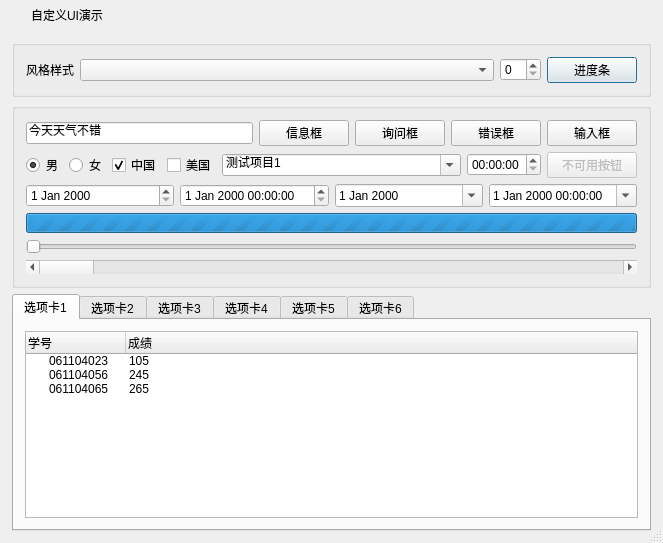
<?xml version="1.0" encoding="UTF-8"?>
<ui version="4.0">
 <class>frmMain</class>
 <widget class="QDialog" name="frmMain">
  <property name="geometry">
   <rect>
    <x>0</x>
    <y>0</y>
    <width>663</width>
    <height>543</height>
   </rect>
  </property>
  <property name="sizeGripEnabled">
   <bool>true</bool>
  </property>
  <layout class="QVBoxLayout" name="verticalLayout">
   <property name="spacing">
    <number>0</number>
   </property>
   <property name="leftMargin">
    <number>1</number>
   </property>
   <property name="topMargin">
    <number>1</number>
   </property>
   <property name="rightMargin">
    <number>1</number>
   </property>
   <property name="bottomMargin">
    <number>1</number>
   </property>
   <item>
    <widget class="QWidget" name="widget_title" native="true">
     <property name="sizePolicy">
      <sizepolicy hsizetype="Preferred" vsizetype="Fixed">
       <horstretch>0</horstretch>
       <verstretch>0</verstretch>
      </sizepolicy>
     </property>
     <property name="minimumSize">
      <size>
       <width>100</width>
       <height>28</height>
      </size>
     </property>
     <layout class="QHBoxLayout" name="horizontalLayout_2">
      <property name="spacing">
       <number>0</number>
      </property>
      <property name="leftMargin">
       <number>0</number>
      </property>
      <property name="topMargin">
       <number>0</number>
      </property>
      <property name="rightMargin">
       <number>0</number>
      </property>
      <property name="bottomMargin">
       <number>0</number>
      </property>
      <item>
       <widget class="QLabel" name="lab_Ico">
        <property name="sizePolicy">
         <sizepolicy hsizetype="Minimum" vsizetype="Preferred">
          <horstretch>0</horstretch>
          <verstretch>0</verstretch>
         </sizepolicy>
        </property>
        <property name="minimumSize">
         <size>
          <width>30</width>
          <height>0</height>
         </size>
        </property>
        <property name="text">
         <string/>
        </property>
        <property name="alignment">
         <set>Qt::AlignCenter</set>
        </property>
       </widget>
      </item>
      <item>
       <widget class="QLabel" name="lab_Title">
        <property name="sizePolicy">
         <sizepolicy hsizetype="Expanding" vsizetype="Preferred">
          <horstretch>0</horstretch>
          <verstretch>0</verstretch>
         </sizepolicy>
        </property>
        <property name="styleSheet">
         <string notr="true"/>
        </property>
        <property name="text">
         <string>自定义UI演示</string>
        </property>
        <property name="alignment">
         <set>Qt::AlignLeading|Qt::AlignLeft|Qt::AlignVCenter</set>
        </property>
       </widget>
      </item>
      <item>
       <widget class="QWidget" name="widget_menu" native="true">
        <property name="sizePolicy">
         <sizepolicy hsizetype="Minimum" vsizetype="Preferred">
          <horstretch>0</horstretch>
          <verstretch>0</verstretch>
         </sizepolicy>
        </property>
        <layout class="QHBoxLayout" name="horizontalLayout">
         <property name="spacing">
          <number>0</number>
         </property>
         <property name="leftMargin">
          <number>0</number>
         </property>
         <property name="topMargin">
          <number>0</number>
         </property>
         <property name="rightMargin">
          <number>0</number>
         </property>
         <property name="bottomMargin">
          <number>0</number>
         </property>
         <item>
          <widget class="QPushButton" name="btnMenu_Min">
           <property name="sizePolicy">
            <sizepolicy hsizetype="Minimum" vsizetype="Expanding">
             <horstretch>0</horstretch>
             <verstretch>0</verstretch>
            </sizepolicy>
           </property>
           <property name="minimumSize">
            <size>
             <width>40</width>
             <height>0</height>
            </size>
           </property>
           <property name="cursor">
            <cursorShape>ArrowCursor</cursorShape>
           </property>
           <property name="focusPolicy">
            <enum>Qt::NoFocus</enum>
           </property>
           <property name="toolTip">
            <string>最小化</string>
           </property>
           <property name="text">
            <string/>
           </property>
           <property name="flat">
            <bool>true</bool>
           </property>
          </widget>
         </item>
         <item>
          <widget class="QPushButton" name="btnMenu_Max">
           <property name="sizePolicy">
            <sizepolicy hsizetype="Minimum" vsizetype="Expanding">
             <horstretch>0</horstretch>
             <verstretch>0</verstretch>
            </sizepolicy>
           </property>
           <property name="minimumSize">
            <size>
             <width>40</width>
             <height>0</height>
            </size>
           </property>
           <property name="cursor">
            <cursorShape>ArrowCursor</cursorShape>
           </property>
           <property name="focusPolicy">
            <enum>Qt::NoFocus</enum>
           </property>
           <property name="toolTip">
            <string>最大化</string>
           </property>
           <property name="text">
            <string/>
           </property>
           <property name="flat">
            <bool>true</bool>
           </property>
          </widget>
         </item>
         <item>
          <widget class="QPushButton" name="btnMenu_Close">
           <property name="sizePolicy">
            <sizepolicy hsizetype="Minimum" vsizetype="Expanding">
             <horstretch>0</horstretch>
             <verstretch>0</verstretch>
            </sizepolicy>
           </property>
           <property name="minimumSize">
            <size>
             <width>40</width>
             <height>0</height>
            </size>
           </property>
           <property name="cursor">
            <cursorShape>ArrowCursor</cursorShape>
           </property>
           <property name="focusPolicy">
            <enum>Qt::NoFocus</enum>
           </property>
           <property name="toolTip">
            <string>关闭</string>
           </property>
           <property name="text">
            <string/>
           </property>
           <property name="flat">
            <bool>true</bool>
           </property>
          </widget>
         </item>
        </layout>
       </widget>
      </item>
     </layout>
    </widget>
   </item>
   <item>
    <widget class="QWidget" name="widget_main" native="true">
     <property name="styleSheet">
      <string notr="true"/>
     </property>
     <layout class="QVBoxLayout" name="verticalLayout_9">
      <item>
       <widget class="QGroupBox" name="groupBox_3">
        <property name="title">
         <string/>
        </property>
        <layout class="QHBoxLayout" name="horizontalLayout_6">
         <item>
          <widget class="QLabel" name="label">
           <property name="text">
            <string>风格样式</string>
           </property>
          </widget>
         </item>
         <item>
          <widget class="QComboBox" name="cboxStyle">
           <property name="sizePolicy">
            <sizepolicy hsizetype="Expanding" vsizetype="Fixed">
             <horstretch>0</horstretch>
             <verstretch>0</verstretch>
            </sizepolicy>
           </property>
          </widget>
         </item>
         <item>
          <widget class="QSpinBox" name="spinBox"/>
         </item>
         <item>
          <widget class="QPushButton" name="btnChangeStyle">
           <property name="minimumSize">
            <size>
             <width>90</width>
             <height>0</height>
            </size>
           </property>
           <property name="text">
            <string>进度条</string>
           </property>
          </widget>
         </item>
        </layout>
       </widget>
      </item>
      <item>
       <widget class="QGroupBox" name="groupBox">
        <property name="title">
         <string/>
        </property>
        <layout class="QVBoxLayout" name="verticalLayout_2">
         <item>
          <layout class="QHBoxLayout" name="horizontalLayout_4">
           <item>
            <widget class="QLineEdit" name="lineEdit">
             <property name="text">
              <string>今天天气不错</string>
             </property>
            </widget>
           </item>
           <item>
            <widget class="QPushButton" name="pushButton">
             <property name="minimumSize">
              <size>
               <width>90</width>
               <height>0</height>
              </size>
             </property>
             <property name="cursor">
              <cursorShape>PointingHandCursor</cursorShape>
             </property>
             <property name="text">
              <string>信息框</string>
             </property>
            </widget>
           </item>
           <item>
            <widget class="QPushButton" name="pushButton_2">
             <property name="minimumSize">
              <size>
               <width>90</width>
               <height>0</height>
              </size>
             </property>
             <property name="cursor">
              <cursorShape>PointingHandCursor</cursorShape>
             </property>
             <property name="text">
              <string>询问框</string>
             </property>
            </widget>
           </item>
           <item>
            <widget class="QPushButton" name="pushButton_3">
             <property name="minimumSize">
              <size>
               <width>90</width>
               <height>0</height>
              </size>
             </property>
             <property name="cursor">
              <cursorShape>PointingHandCursor</cursorShape>
             </property>
             <property name="text">
              <string>错误框</string>
             </property>
            </widget>
           </item>
           <item>
            <widget class="QPushButton" name="pushButton_5">
             <property name="minimumSize">
              <size>
               <width>90</width>
               <height>0</height>
              </size>
             </property>
             <property name="cursor">
              <cursorShape>PointingHandCursor</cursorShape>
             </property>
             <property name="text">
              <string>输入框</string>
             </property>
            </widget>
           </item>
          </layout>
         </item>
         <item>
          <layout class="QHBoxLayout" name="horizontalLayout_5">
           <item>
            <widget class="QRadioButton" name="radioButton">
             <property name="text">
              <string>男</string>
             </property>
             <property name="checked">
              <bool>true</bool>
             </property>
            </widget>
           </item>
           <item>
            <widget class="QRadioButton" name="radioButton_2">
             <property name="text">
              <string>女</string>
             </property>
            </widget>
           </item>
           <item>
            <widget class="QCheckBox" name="checkBox">
             <property name="text">
              <string>中国</string>
             </property>
             <property name="checked">
              <bool>true</bool>
             </property>
            </widget>
           </item>
           <item>
            <widget class="QCheckBox" name="checkBox_2">
             <property name="text">
              <string>美国</string>
             </property>
            </widget>
           </item>
           <item>
            <widget class="QComboBox" name="comboBox">
             <property name="sizePolicy">
              <sizepolicy hsizetype="Expanding" vsizetype="Fixed">
               <horstretch>0</horstretch>
               <verstretch>0</verstretch>
              </sizepolicy>
             </property>
             <property name="editable">
              <bool>true</bool>
             </property>
             <item>
              <property name="text">
               <string>测试项目1</string>
              </property>
             </item>
             <item>
              <property name="text">
               <string>测试项目2</string>
              </property>
             </item>
             <item>
              <property name="text">
               <string>测试项目3</string>
              </property>
             </item>
            </widget>
           </item>
           <item>
            <widget class="QTimeEdit" name="timeEdit">
             <property name="calendarPopup">
              <bool>true</bool>
             </property>
            </widget>
           </item>
           <item>
            <widget class="QPushButton" name="pushButton_4">
             <property name="enabled">
              <bool>false</bool>
             </property>
             <property name="sizePolicy">
              <sizepolicy hsizetype="Minimum" vsizetype="Fixed">
               <horstretch>0</horstretch>
               <verstretch>0</verstretch>
              </sizepolicy>
             </property>
             <property name="minimumSize">
              <size>
               <width>90</width>
               <height>0</height>
              </size>
             </property>
             <property name="text">
              <string>不可用按钮</string>
             </property>
            </widget>
           </item>
          </layout>
         </item>
         <item>
          <layout class="QHBoxLayout" name="horizontalLayout_7">
           <item>
            <widget class="QDateEdit" name="dateEdit">
             <property name="calendarPopup">
              <bool>false</bool>
             </property>
            </widget>
           </item>
           <item>
            <widget class="QDateTimeEdit" name="dateTimeEdit_2"/>
           </item>
           <item>
            <widget class="QDateEdit" name="dateEdit_2">
             <property name="calendarPopup">
              <bool>true</bool>
             </property>
            </widget>
           </item>
           <item>
            <widget class="QDateTimeEdit" name="dateTimeEdit">
             <property name="calendarPopup">
              <bool>true</bool>
             </property>
            </widget>
           </item>
          </layout>
         </item>
         <item>
          <widget class="QProgressBar" name="progressBar">
           <property name="sizePolicy">
            <sizepolicy hsizetype="Expanding" vsizetype="Minimum">
             <horstretch>0</horstretch>
             <verstretch>0</verstretch>
            </sizepolicy>
           </property>
           <property name="minimumSize">
            <size>
             <width>0</width>
             <height>20</height>
            </size>
           </property>
           <property name="minimum">
            <number>0</number>
           </property>
           <property name="maximum">
            <number>0</number>
           </property>
           <property name="value">
            <number>-1</number>
           </property>
          </widget>
         </item>
         <item>
          <widget class="QSlider" name="horizontalSlider">
           <property name="orientation">
            <enum>Qt::Horizontal</enum>
           </property>
          </widget>
         </item>
         <item>
          <widget class="QScrollBar" name="horizontalScrollBar">
           <property name="orientation">
            <enum>Qt::Horizontal</enum>
           </property>
          </widget>
         </item>
        </layout>
       </widget>
      </item>
      <item>
       <widget class="QTabWidget" name="tabWidget">
        <property name="currentIndex">
         <number>0</number>
        </property>
        <widget class="QWidget" name="tab">
         <attribute name="title">
          <string>选项卡1</string>
         </attribute>
         <layout class="QVBoxLayout" name="verticalLayout_3">
          <item>
           <widget class="QTreeWidget" name="treeWidget">
            <column>
             <property name="text">
              <string>学号</string>
             </property>
            </column>
            <column>
             <property name="text">
              <string>成绩</string>
             </property>
            </column>
            <item>
             <property name="text">
              <string>061104023</string>
             </property>
             <property name="text">
              <string>105</string>
             </property>
            </item>
            <item>
             <property name="text">
              <string>061104056</string>
             </property>
             <property name="text">
              <string>245</string>
             </property>
            </item>
            <item>
             <property name="text">
              <string>061104065</string>
             </property>
             <property name="text">
              <string>265</string>
             </property>
            </item>
           </widget>
          </item>
         </layout>
        </widget>
        <widget class="QWidget" name="tab_2">
         <attribute name="title">
          <string>选项卡2</string>
         </attribute>
         <layout class="QVBoxLayout" name="verticalLayout_4">
          <item>
           <widget class="QTableWidget" name="tableWidget">
            <property name="selectionBehavior">
             <enum>QAbstractItemView::SelectRows</enum>
            </property>
            <row>
             <property name="text">
              <string>1</string>
             </property>
            </row>
            <row>
             <property name="text">
              <string>2</string>
             </property>
            </row>
            <row>
             <property name="text">
              <string>3</string>
             </property>
            </row>
            <column>
             <property name="text">
              <string>学号</string>
             </property>
            </column>
            <column>
             <property name="text">
              <string>成绩</string>
             </property>
            </column>
            <item row="0" column="0">
             <property name="text">
              <string>061104023</string>
             </property>
            </item>
            <item row="0" column="1">
             <property name="text">
              <string>105</string>
             </property>
            </item>
            <item row="1" column="0">
             <property name="text">
              <string>061104025</string>
             </property>
            </item>
            <item row="1" column="1">
             <property name="text">
              <string>108</string>
             </property>
            </item>
            <item row="2" column="0">
             <property name="text">
              <string>061104056</string>
             </property>
            </item>
            <item row="2" column="1">
             <property name="text">
              <string>235</string>
             </property>
            </item>
           </widget>
          </item>
         </layout>
        </widget>
        <widget class="QWidget" name="tab_3">
         <attribute name="title">
          <string>选项卡3</string>
         </attribute>
         <layout class="QVBoxLayout" name="verticalLayout_5">
          <item>
           <widget class="QToolBox" name="toolBox">
            <property name="currentIndex">
             <number>1</number>
            </property>
            <widget class="QWidget" name="page">
             <property name="geometry">
              <rect>
               <x>0</x>
               <y>0</y>
               <width>100</width>
               <height>30</height>
              </rect>
             </property>
             <attribute name="label">
              <string>学生信息管理</string>
             </attribute>
            </widget>
            <widget class="QWidget" name="page_2">
             <property name="geometry">
              <rect>
               <x>0</x>
               <y>0</y>
               <width>621</width>
               <height>115</height>
              </rect>
             </property>
             <attribute name="label">
              <string>教师信息管理</string>
             </attribute>
            </widget>
           </widget>
          </item>
         </layout>
        </widget>
        <widget class="QWidget" name="tab_4">
         <attribute name="title">
          <string>选项卡4</string>
         </attribute>
         <layout class="QVBoxLayout" name="verticalLayout_6">
          <item>
           <widget class="QTextEdit" name="textEdit">
            <property name="html">
             <string>&lt;!DOCTYPE HTML PUBLIC &quot;-//W3C//DTD HTML 4.0//EN&quot; &quot;http://www.w3.org/TR/REC-html40/strict.dtd&quot;&gt;
&lt;html&gt;&lt;head&gt;&lt;meta name=&quot;qrichtext&quot; content=&quot;1&quot; /&gt;&lt;style type=&quot;text/css&quot;&gt;
p, li { white-space: pre-wrap; }
&lt;/style&gt;&lt;/head&gt;&lt;body style=&quot; font-family:'Segoe UI'; font-size:10pt; font-weight:400; font-style:normal;&quot;&gt;
&lt;p style=&quot; margin-top:0px; margin-bottom:0px; margin-left:0px; margin-right:0px; -qt-block-indent:0; text-indent:0px;&quot;&gt;&lt;span style=&quot; font-family:'宋体'; font-size:9pt;&quot;&gt;1.假如你想要一件东西，就放它走。它若能回来找你，就永远属于你；它若不回来，那根本就不是你的。&lt;/span&gt;&lt;/p&gt;
&lt;p style=&quot; margin-top:0px; margin-bottom:0px; margin-left:0px; margin-right:0px; -qt-block-indent:0; text-indent:0px;&quot;&gt;&lt;span style=&quot; font-family:'宋体'; font-size:9pt;&quot;&gt;2.一个人会落泪，是因为痛；一个人之所以痛，是因为在乎；一个人之所以在乎，是因为有感觉；一个人之所以有感觉，仅因为你是一个人！所以，你有感觉，在乎，痛过，落泪了，说明你是完整不能再完整的一个人。难过的时候，原谅自己，只不过是一个人而已，没有必要把自己看的这么坚不可摧。&lt;/span&gt;&lt;/p&gt;
&lt;p style=&quot; margin-top:0px; margin-bottom:0px; margin-left:0px; margin-right:0px; -qt-block-indent:0; text-indent:0px;&quot;&gt;&lt;span style=&quot; font-family:'宋体'; font-size:9pt;&quot;&gt;3.如果真的有一天，某个回不来的人消失了，某个离不开的人离开了，也没关系。时间会把最正确的人带到你的身边，在此之前，你所要做的，是好好的照顾自己。&lt;/span&gt;&lt;/p&gt;
&lt;p style=&quot; margin-top:0px; margin-bottom:0px; margin-left:0px; margin-right:0px; -qt-block-indent:0; text-indent:0px;&quot;&gt;&lt;span style=&quot; font-family:'宋体'; font-size:9pt;&quot;&gt;4.你可以沉默不语，不管我的着急；你可以不回信息，不顾我的焦虑；你可以将我的关心，说成让你烦躁的原因；你可以把我的思念，丢在角落不屑一顾。你可以对着其他人微笑，你可以给别人拥抱，你可以对全世界好，却忘了我一直的伤心。------ 你不过是仗着我喜欢你，而那，却是唯一让我变得卑微的原因。&lt;/span&gt;&lt;/p&gt;
&lt;p style=&quot; margin-top:0px; margin-bottom:0px; margin-left:0px; margin-right:0px; -qt-block-indent:0; text-indent:0px;&quot;&gt;&lt;span style=&quot; font-family:'宋体'; font-size:9pt;&quot;&gt;5.生命中有一些人与我们擦肩了，却来不及遇见；遇见了，却来不及相识；相识了，却来不及熟悉；熟悉了，却还是要说再见。------ 对自己好点，因为一辈子不长；对身边的人好点，因为下辈子不一定能遇见。&lt;/span&gt;&lt;/p&gt;
&lt;p style=&quot; margin-top:0px; margin-bottom:0px; margin-left:0px; margin-right:0px; -qt-block-indent:0; text-indent:0px;&quot;&gt;&lt;span style=&quot; font-family:'宋体'; font-size:9pt;&quot;&gt;6.0岁出场，10岁成长，20岁彷徨，30岁定向，40岁打拼，50岁回望，60岁告老，70岁搓麻，80岁晒太阳，90岁躺床上，100岁挂墙上。生的伟大，死的凄凉，能牵手的时候，请别肩并肩，能拥抱的时候，请别手牵手，能相爱的时候，请别说分开。一生就这么短暂而已。&lt;/span&gt;&lt;/p&gt;
&lt;p style=&quot; margin-top:0px; margin-bottom:0px; margin-left:0px; margin-right:0px; -qt-block-indent:0; text-indent:0px;&quot;&gt;&lt;span style=&quot; font-family:'宋体'; font-size:9pt;&quot;&gt;7.时候，希望自己快点长大，长大了，却发现遗失了童年；单身时，开始羡慕恋人的甜蜜，恋爱时，怀念单身时的自由。——— 很多事物，没有得到时总觉得美好，得到之后才开始明白：“我们得到的同时也在失去。”&lt;/span&gt;&lt;/p&gt;
&lt;p style=&quot; margin-top:0px; margin-bottom:0px; margin-left:0px; margin-right:0px; -qt-block-indent:0; text-indent:0px;&quot;&gt;&lt;span style=&quot; font-family:'宋体'; font-size:9pt;&quot;&gt;8.面对， 不一定最难过。 孤独， 不一定不快乐。 得到， 不一定能长久。 失去， 不一定不再拥有。 不要因为寂寞而错爱， 不要因為错爱而寂寞一生。&lt;/span&gt;&lt;/p&gt;&lt;/body&gt;&lt;/html&gt;</string>
            </property>
           </widget>
          </item>
         </layout>
        </widget>
        <widget class="QWidget" name="tab_5">
         <attribute name="title">
          <string>选项卡5</string>
         </attribute>
         <layout class="QVBoxLayout" name="verticalLayout_7">
          <item>
           <widget class="QTextBrowser" name="textBrowser">
            <property name="html">
             <string>&lt;!DOCTYPE HTML PUBLIC &quot;-//W3C//DTD HTML 4.0//EN&quot; &quot;http://www.w3.org/TR/REC-html40/strict.dtd&quot;&gt;
&lt;html&gt;&lt;head&gt;&lt;meta name=&quot;qrichtext&quot; content=&quot;1&quot; /&gt;&lt;style type=&quot;text/css&quot;&gt;
p, li { white-space: pre-wrap; }
&lt;/style&gt;&lt;/head&gt;&lt;body style=&quot; font-family:'Segoe UI'; font-size:10pt; font-weight:400; font-style:normal;&quot;&gt;
&lt;p style=&quot; margin-top:0px; margin-bottom:0px; margin-left:0px; margin-right:0px; -qt-block-indent:0; text-indent:0px;&quot;&gt;&lt;span style=&quot; font-family:'宋体'; font-size:9pt;&quot;&gt;1.假如你想要一件东西，就放它走。它若能回来找你，就永远属于你；它若不回来，那根本就不是你的。&lt;/span&gt;&lt;/p&gt;
&lt;p style=&quot; margin-top:0px; margin-bottom:0px; margin-left:0px; margin-right:0px; -qt-block-indent:0; text-indent:0px;&quot;&gt;&lt;span style=&quot; font-family:'宋体'; font-size:9pt;&quot;&gt;2.一个人会落泪，是因为痛；一个人之所以痛，是因为在乎；一个人之所以在乎，是因为有感觉；一个人之所以有感觉，仅因为你是一个人！所以，你有感觉，在乎，痛过，落泪了，说明你是完整不能再完整的一个人。难过的时候，原谅自己，只不过是一个人而已，没有必要把自己看的这么坚不可摧。&lt;/span&gt;&lt;/p&gt;
&lt;p style=&quot; margin-top:0px; margin-bottom:0px; margin-left:0px; margin-right:0px; -qt-block-indent:0; text-indent:0px;&quot;&gt;&lt;span style=&quot; font-family:'宋体'; font-size:9pt;&quot;&gt;3.如果真的有一天，某个回不来的人消失了，某个离不开的人离开了，也没关系。时间会把最正确的人带到你的身边，在此之前，你所要做的，是好好的照顾自己。&lt;/span&gt;&lt;/p&gt;
&lt;p style=&quot; margin-top:0px; margin-bottom:0px; margin-left:0px; margin-right:0px; -qt-block-indent:0; text-indent:0px;&quot;&gt;&lt;span style=&quot; font-family:'宋体'; font-size:9pt;&quot;&gt;4.你可以沉默不语，不管我的着急；你可以不回信息，不顾我的焦虑；你可以将我的关心，说成让你烦躁的原因；你可以把我的思念，丢在角落不屑一顾。你可以对着其他人微笑，你可以给别人拥抱，你可以对全世界好，却忘了我一直的伤心。------ 你不过是仗着我喜欢你，而那，却是唯一让我变得卑微的原因。&lt;/span&gt;&lt;/p&gt;
&lt;p style=&quot; margin-top:0px; margin-bottom:0px; margin-left:0px; margin-right:0px; -qt-block-indent:0; text-indent:0px;&quot;&gt;&lt;span style=&quot; font-family:'宋体'; font-size:9pt;&quot;&gt;5.生命中有一些人与我们擦肩了，却来不及遇见；遇见了，却来不及相识；相识了，却来不及熟悉；熟悉了，却还是要说再见。------ 对自己好点，因为一辈子不长；对身边的人好点，因为下辈子不一定能遇见。&lt;/span&gt;&lt;/p&gt;
&lt;p style=&quot; margin-top:0px; margin-bottom:0px; margin-left:0px; margin-right:0px; -qt-block-indent:0; text-indent:0px;&quot;&gt;&lt;span style=&quot; font-family:'宋体'; font-size:9pt;&quot;&gt;6.0岁出场，10岁成长，20岁彷徨，30岁定向，40岁打拼，50岁回望，60岁告老，70岁搓麻，80岁晒太阳，90岁躺床上，100岁挂墙上。生的伟大，死的凄凉，能牵手的时候，请别肩并肩，能拥抱的时候，请别手牵手，能相爱的时候，请别说分开。一生就这么短暂而已。&lt;/span&gt;&lt;/p&gt;
&lt;p style=&quot; margin-top:0px; margin-bottom:0px; margin-left:0px; margin-right:0px; -qt-block-indent:0; text-indent:0px;&quot;&gt;&lt;span style=&quot; font-family:'宋体'; font-size:9pt;&quot;&gt;7.时候，希望自己快点长大，长大了，却发现遗失了童年；单身时，开始羡慕恋人的甜蜜，恋爱时，怀念单身时的自由。——— 很多事物，没有得到时总觉得美好，得到之后才开始明白：“我们得到的同时也在失去。”&lt;/span&gt;&lt;/p&gt;
&lt;p style=&quot; margin-top:0px; margin-bottom:0px; margin-left:0px; margin-right:0px; -qt-block-indent:0; text-indent:0px;&quot;&gt;&lt;span style=&quot; font-family:'宋体'; font-size:9pt;&quot;&gt;8.面对， 不一定最难过。 孤独， 不一定不快乐。 得到， 不一定能长久。 失去， 不一定不再拥有。 不要因为寂寞而错爱， 不要因為错爱而寂寞一生。&lt;/span&gt;&lt;/p&gt;&lt;/body&gt;&lt;/html&gt;</string>
            </property>
           </widget>
          </item>
         </layout>
        </widget>
        <widget class="QWidget" name="tab_6">
         <attribute name="title">
          <string>选项卡6</string>
         </attribute>
         <layout class="QVBoxLayout" name="verticalLayout_8">
          <item>
           <widget class="QFrame" name="frame">
            <property name="frameShape">
             <enum>QFrame::StyledPanel</enum>
            </property>
            <property name="frameShadow">
             <enum>QFrame::Raised</enum>
            </property>
            <layout class="QHBoxLayout" name="horizontalLayout_3">
             <item>
              <widget class="QPlainTextEdit" name="plainTextEdit">
               <property name="plainText">
                <string>1.假如你想要一件东西，就放它走。它若能回来找你，就永远属于你；它若不回来，那根本就不是你的。
2.一个人会落泪，是因为痛；一个人之所以痛，是因为在乎；一个人之所以在乎，是因为有感觉；一个人之所以有感觉，仅因为你是一个人！所以，你有感觉，在乎，痛过，落泪了，说明你是完整不能再完整的一个人。难过的时候，原谅自己，只不过是一个人而已，没有必要把自己看的这么坚不可摧。
3.如果真的有一天，某个回不来的人消失了，某个离不开的人离开了，也没关系。时间会把最正确的人带到你的身边，在此之前，你所要做的，是好好的照顾自己。
4.你可以沉默不语，不管我的着急；你可以不回信息，不顾我的焦虑；你可以将我的关心，说成让你烦躁的原因；你可以把我的思念，丢在角落不屑一顾。你可以对着其他人微笑，你可以给别人拥抱，你可以对全世界好，却忘了我一直的伤心。------ 你不过是仗着我喜欢你，而那，却是唯一让我变得卑微的原因。
5.生命中有一些人与我们擦肩了，却来不及遇见；遇见了，却来不及相识；相识了，却来不及熟悉；熟悉了，却还是要说再见。------ 对自己好点，因为一辈子不长；对身边的人好点，因为下辈子不一定能遇见。
6.0岁出场，10岁成长，20岁彷徨，30岁定向，40岁打拼，50岁回望，60岁告老，70岁搓麻，80岁晒太阳，90岁躺床上，100岁挂墙上。生的伟大，死的凄凉，能牵手的时候，请别肩并肩，能拥抱的时候，请别手牵手，能相爱的时候，请别说分开。一生就这么短暂而已。
7.时候，希望自己快点长大，长大了，却发现遗失了童年；单身时，开始羡慕恋人的甜蜜，恋爱时，怀念单身时的自由。——— 很多事物，没有得到时总觉得美好，得到之后才开始明白：“我们得到的同时也在失去。”
8.面对， 不一定最难过。 孤独， 不一定不快乐。 得到， 不一定能长久。 失去， 不一定不再拥有。 不要因为寂寞而错爱， 不要因為错爱而寂寞一生。</string>
               </property>
              </widget>
             </item>
            </layout>
           </widget>
          </item>
         </layout>
        </widget>
       </widget>
      </item>
     </layout>
    </widget>
   </item>
  </layout>
 </widget>
 <layoutdefault spacing="6" margin="11"/>
 <resources/>
 <connections/>
</ui>
